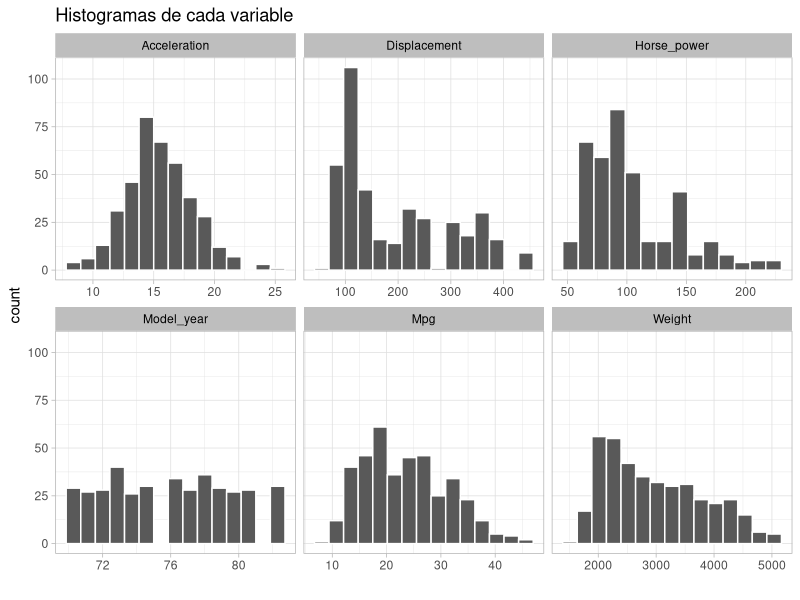
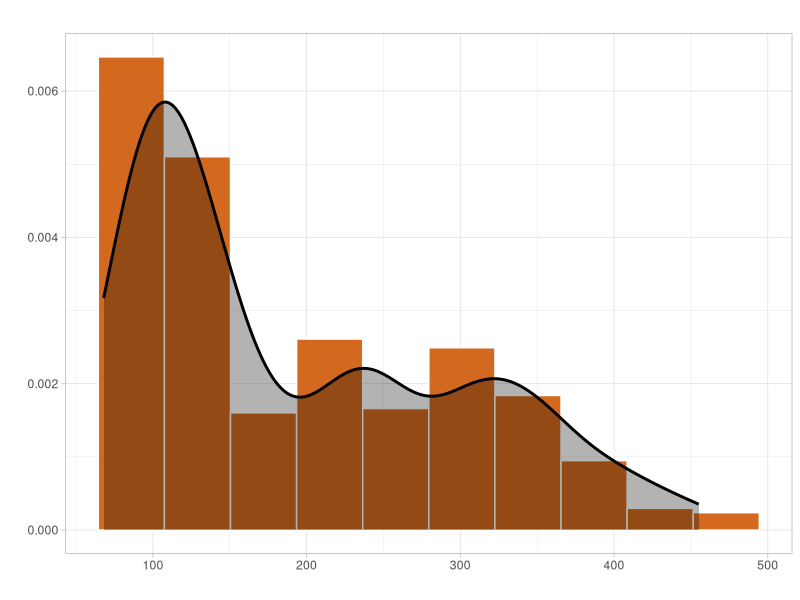
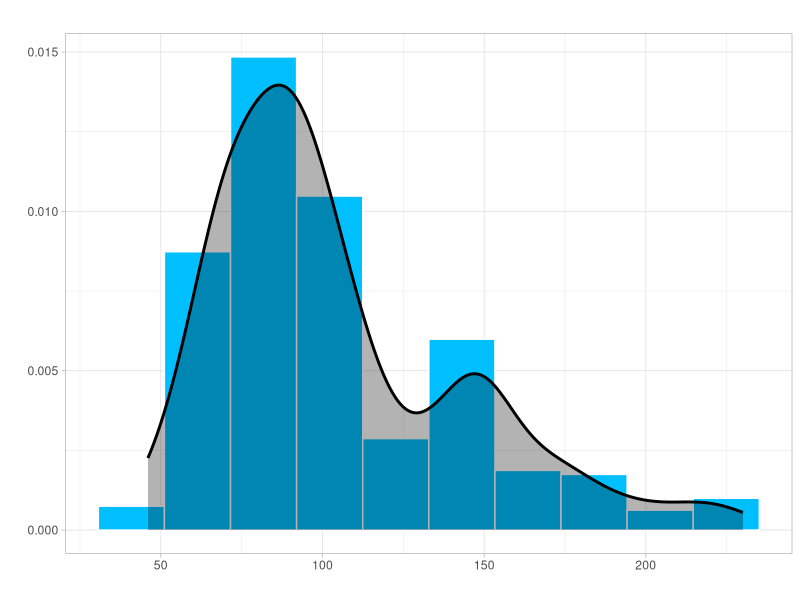
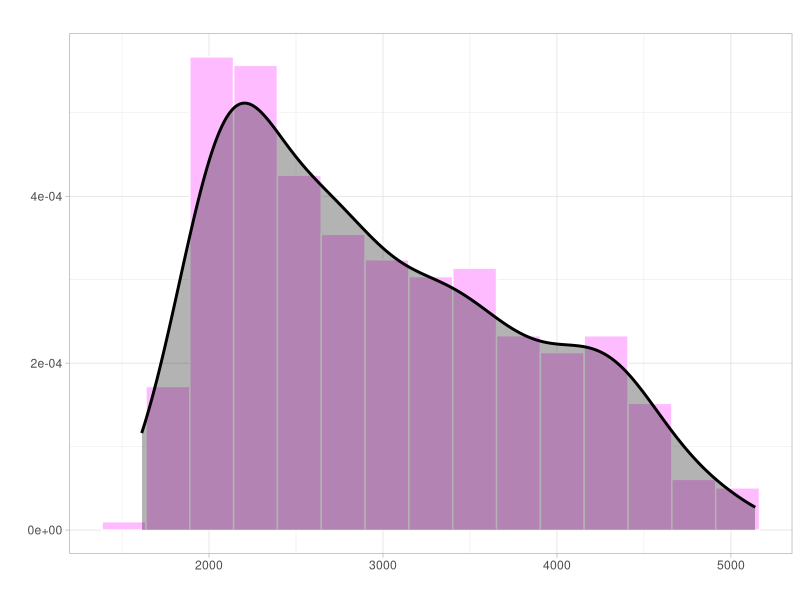
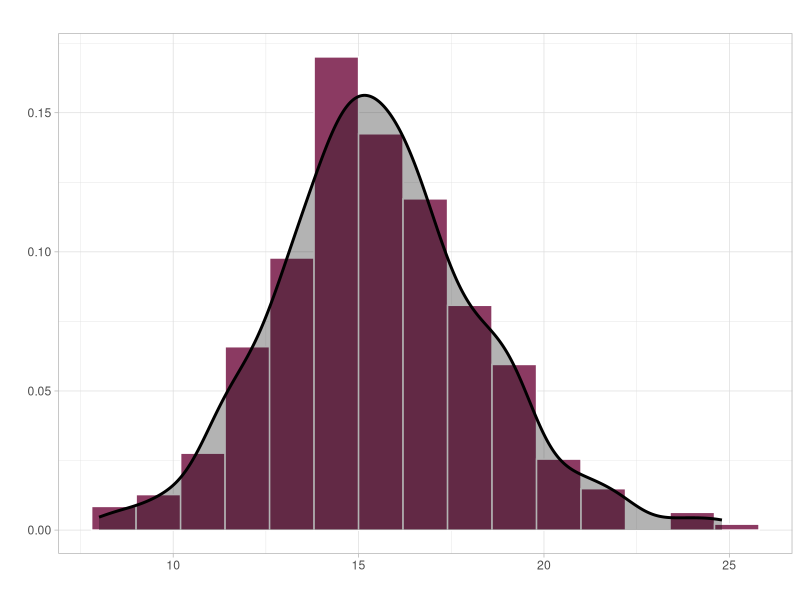
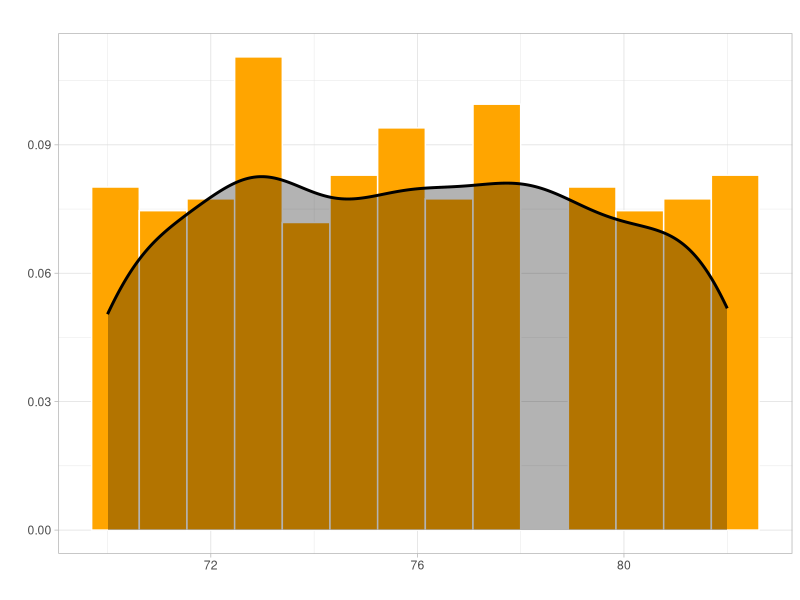
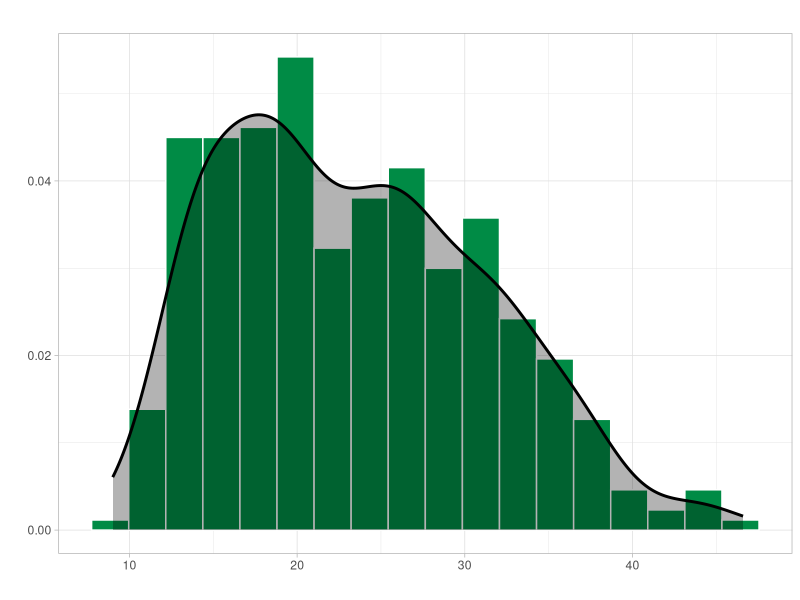
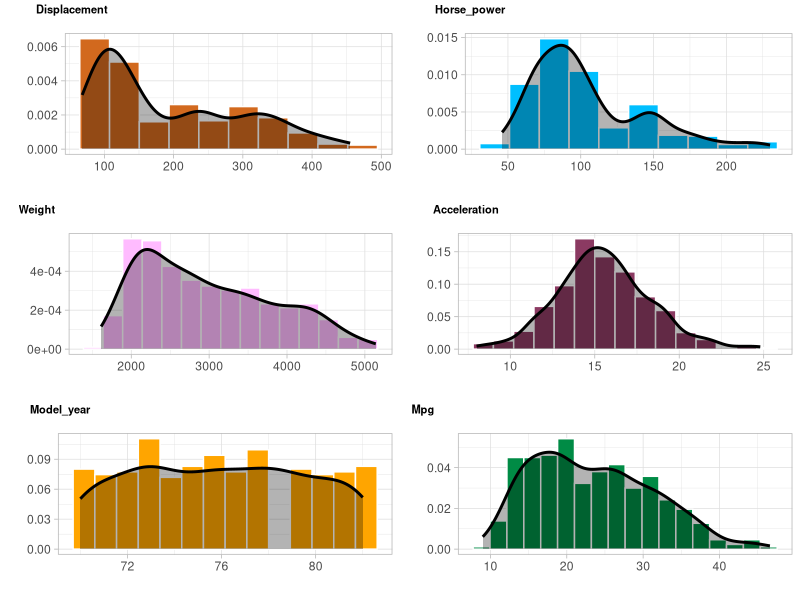

Reproduce these figures in R, in order.
## ---- chunk 1
# Para PDF output
# pdf_document: 
#     keep_tex: yes
#     df_print: kable

knitr::opts_chunk$set(echo = TRUE, results="hold", fig.align="center", 
                      comment=NA, messages=FALSE)
library(tidyverse)
library(ggplot2)
library(cowplot)
library(corrplot)
library(reshape2)
# library(car)
# library(ISLR)
# library(dlookr)
# library(HSAUR2)
# library(vcdExtra)
# library(MASS)
# library(cepp)
# library("dslabs")
# library(moments)
## ---- chunk 2
names <- c("Displacement", "Horse_power", "Weight", "Acceleration", "Model_year", "Mpg")

auto <- read_csv("Data/autoMPG6/autoMPG6.dat", comment = "@", col_names = names)

head(auto)
## ---- chunk 3
summary(auto)
## ---- chunk 4
ggplot(gather(auto), aes(value)) +
  geom_histogram(bins = 15, color="white") +
  facet_wrap(~key, scales = 'free_x') +
  theme_light() +
  theme(strip.background = element_rect(fill="grey", size=2))+
  theme(strip.text = element_text(colour = 'black')) +
  labs(title="Histogramas de cada variable", x = "")
## ---- chunk 5
colors <- c("chocolate", "deepskyblue1", "plum1", "hotpink4", "orange", "springgreen4")
bins <- c(10,10,15,15,14,18)
plt <- list(length = length(names))

for (i in 1:length(names)) {
  ggplot(auto, aes_string(x=names[i])) + 
    geom_histogram(aes(y=..density..), bins=bins[i], color="white", fill=colors[i]) +
    geom_density(alpha=.3, fill="black", size=1) +
    # labs(title=sprintf("%s", names[i]), x="") +
    labs(title="", x="", y="") +
    theme_light() -> plt[[i]]
  
  print(plt[i])
}

plot_grid(plotlist=plt, ncol=2, labels = names, label_size = 8)
## ---- chunk 6
colors <- c("chocolate", "deepskyblue1", "plum1", "hotpink4", "orange", "springgreen4")
plt <- list(length = length(names))

for (i in 1:length(names)) {
  ggplot(auto, aes_string(x=names[i])) + 
    geom_boxplot(fill=colors[i]) +
    coord_flip() +
    # labs(title=sprintf("%s", names[i]), x="") +
    labs(title="", x="") +
    theme_light() -> plt[[i]]
  
  print(plt[i])
}

plot_grid(plotlist=plt, ncol=3, labels = names, label_size = 8)
## ---- chunk 7
sum(is.na(auto))
## ---- chunk 8
corrplot(cor(auto), method="color")
## ---- chunk 9
ggplot(auto, aes(x=Displacement, y=Mpg)) +
  geom_point() +
  geom_smooth(formula = y~log(x), method=glm) +
  theme_light()
## ---- chunk 10
ggplot(melt(auto, "Mpg"), aes(x=value, y=Mpg, color=variable)) +
  geom_point(alpha=0.3) +
  facet_wrap(.~variable, scale="free") +
  theme_light()
